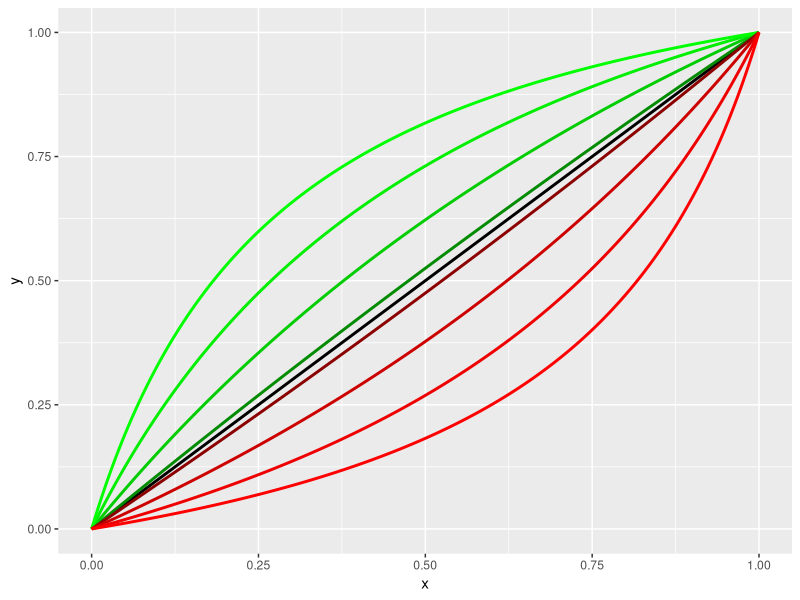
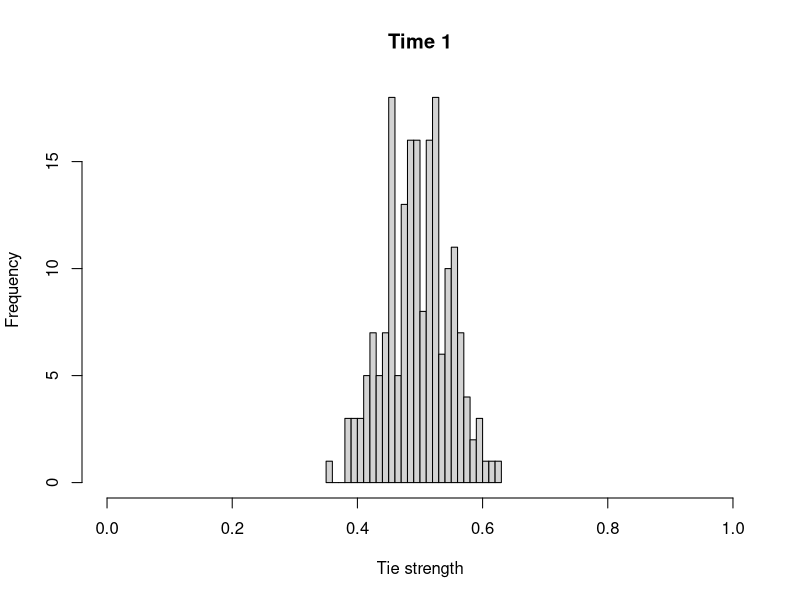
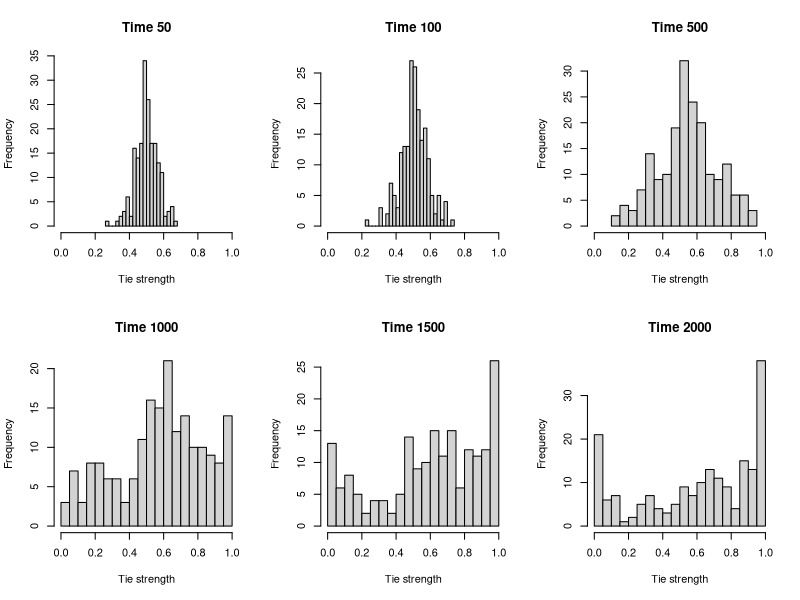
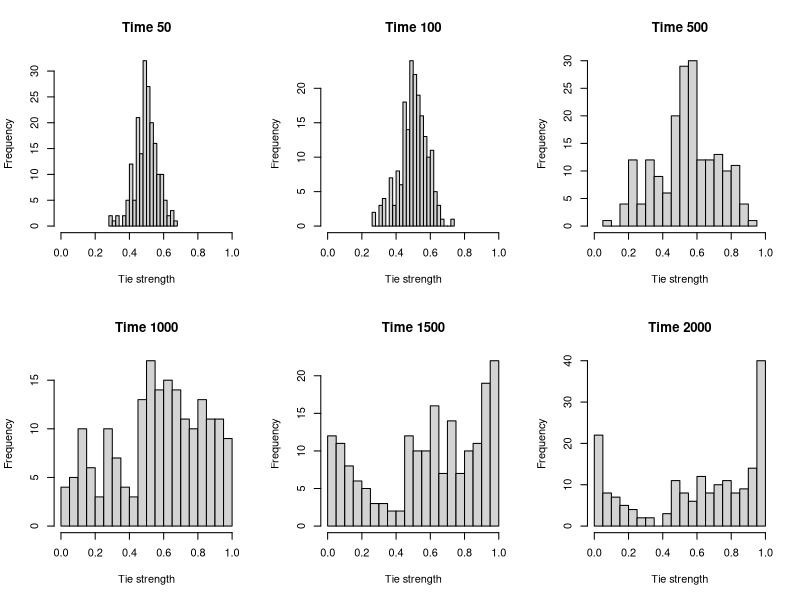
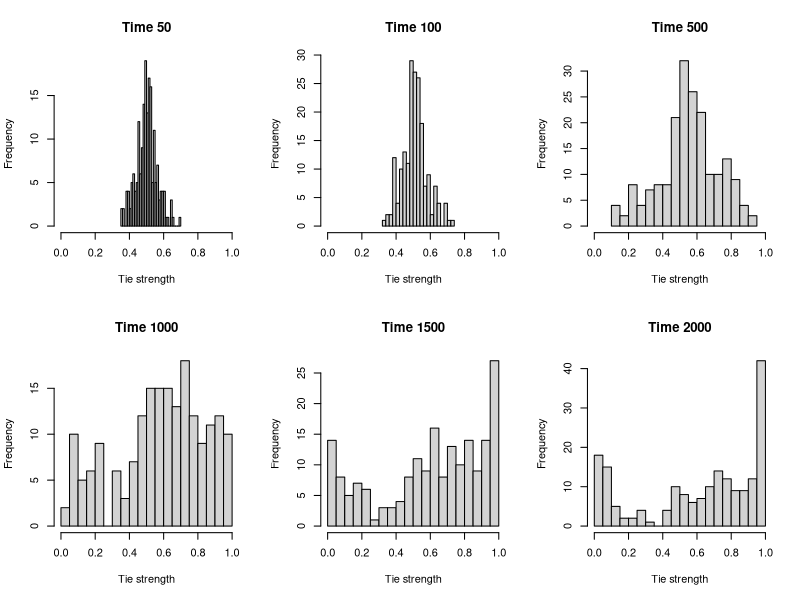
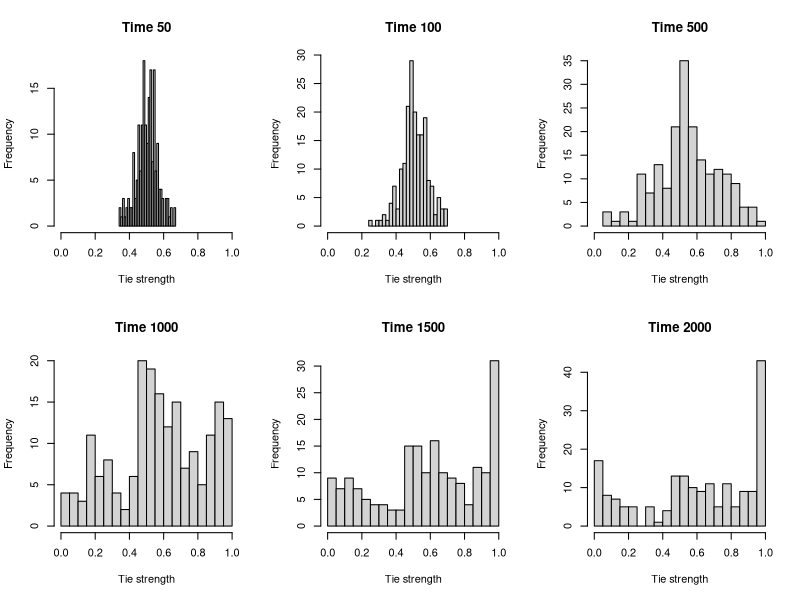
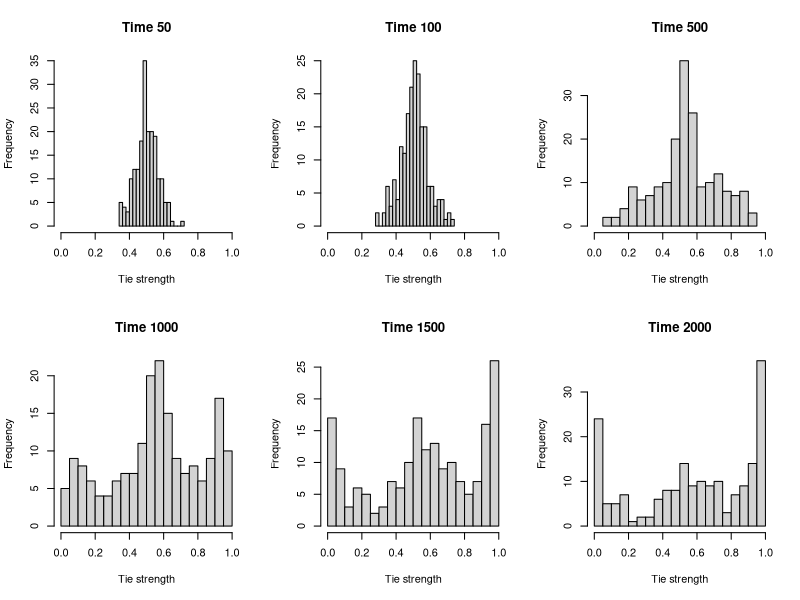
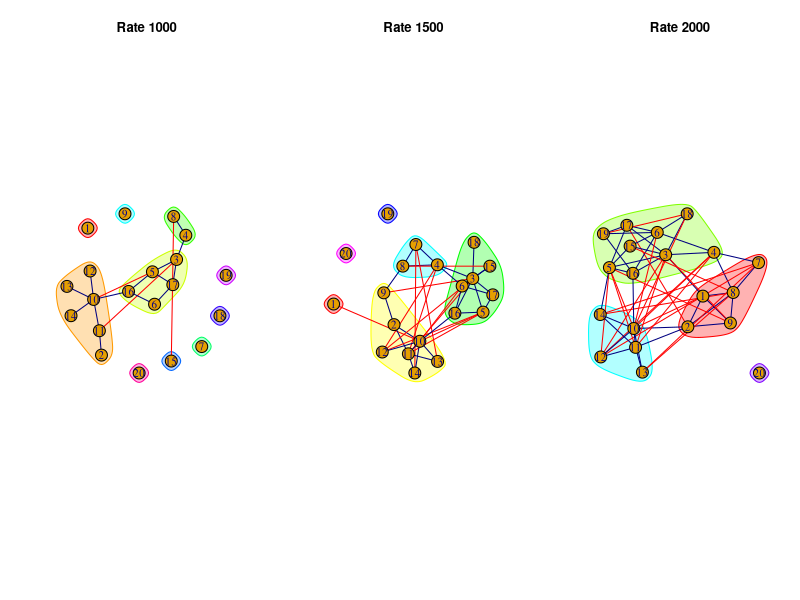

Source code (R) for these figures, in order:
########################################################################################################################
## GOSSIP IN HUNGARIAN FIRMS
## ABM
## R script written by Jose Luis Estevez (Linkoping University)
## Date: February 3rd 2020
########################################################################################################################

rm(list=ls())

# R PACKAGES REQUIRED
library(ggplot2);library(igraph)

########################################################################################################################

# gossip-based network evolution algorithm
ntw_evolution <- function(matrix,
                          reps=2000, # iterations
                          pos_gossip=.5, # proportion of positive gossip
                          n_targets=3, # number of potential targets
                          n_receivers=3, # number of potential receivers (echo)
                          force_sr=.1, # effect on the sender-receiver tie
                          force_st=.1, # effect on the sender-target tie
                          force_rt=.1){ # effect on the receiver-target tie
  obj <- vector('list',length=reps)
  obj[[1]] <- matrix
  # the gossip procedure
  for(i in 2:reps){
    obj[[i]] <- obj[[i-1]]
    # type of gossip sent: positive or negative (by default 50% each)
    type <- rbinom(1,1,pos_gossip) 
    # sender selection
    sender <- as.numeric(sample(rownames(obj[[i-1]]),1)) 
    if(type == 0){ # negative goosip 
      # target selection: the n_targets who are least liked by the sender 
      potential_targets <- order(obj[[i-1]][sender,-sender],decreasing=FALSE)[1:n_targets] 
      target <- as.numeric(sample(potential_targets,1))
      # receiver selection: the n_receivers who least like the target 
      potential_receivers <- order(obj[[i-1]][target,-c(sender,target)],decreasing=FALSE)[1:n_receivers] 
      receiver <- as.numeric(sample(potential_receivers,1))
      
      # SR: attraction force
      sr_effect <- 1/(1+exp(-(log(obj[[i]][sender,receiver]/(1-obj[[i]][sender,receiver]))+force_sr))) 
      obj[[i]][sender,receiver] <- obj[[i]][receiver,sender] <- sr_effect
      # ST: repulsion force
      st_effect <- 1/(1+exp(-(log(obj[[i]][sender,target]/(1-obj[[i]][sender,target]))-force_st))) 
      obj[[i]][sender,target] <- obj[[i]][target,sender] <- st_effect
      # RT: repulsion force
      rt_effect <- 1/(1+exp(-(log(obj[[i]][receiver,target]/(1-obj[[i]][receiver,target]))-force_rt))) 
      obj[[i]][receiver,target] <- obj[[i]][target,receiver] <- rt_effect
      
    }else{ # positive gossip 
      # target selection: the n_targets who are most liked by the sender 
      potential_targets <- order(obj[[i-1]][sender,-sender],decreasing=TRUE)[1:n_targets] 
      target <- as.numeric(sample(potential_targets,1))
      # receiver selection: the n_receivers who most like the target 
      potential_receivers <- order(obj[[i-1]][target,-c(sender,target)],decreasing=TRUE)[1:n_receivers] 
      receiver <- as.numeric(sample(potential_receivers,1))
      # SR: attraction force
      sr_effect <- 1/(1+exp(-(log(obj[[i]][sender,receiver]/(1-obj[[i]][sender,receiver]))+force_sr))) 
      obj[[i]][sender,receiver] <- obj[[i]][receiver,sender] <- sr_effect
      # ST: attraction force
      st_effect <- 1/(1+exp(-(log(obj[[i]][sender,target]/(1-obj[[i]][sender,target]))+force_st))) 
      obj[[i]][sender,target] <- obj[[i]][target,sender] <- st_effect
      # RT: attraction force
      rt_effect <- 1/(1+exp(-(log(obj[[i]][receiver,target]/(1-obj[[i]][receiver,target]))+force_rt))) 
      obj[[i]][receiver,target] <- obj[[i]][target,receiver] <- rt_effect
    }
  }
  return(obj)
}

# Function used (visual)
force_visual <- data.frame(x=seq(0,1,by=.001))
force_visual$y <- 1/(1+exp(-(log(force_visual$x/(1-force_visual$x)))))
force_visual$attraction_.1 <- 1/(1+exp(-(log(force_visual$x/(1-force_visual$x))+.1)))
force_visual$repulsion_.1 <- 1/(1+exp(-(log(force_visual$x/(1-force_visual$x))-.1)))
force_visual$attraction_.5 <- 1/(1+exp(-(log(force_visual$x/(1-force_visual$x))+.5)))
force_visual$repulsion_.5 <- 1/(1+exp(-(log(force_visual$x/(1-force_visual$x))-.5)))
force_visual$attraction_1 <- 1/(1+exp(-(log(force_visual$x/(1-force_visual$x))+1)))
force_visual$repulsion_1 <- 1/(1+exp(-(log(force_visual$x/(1-force_visual$x))-1)))
force_visual$attraction_1.5 <- 1/(1+exp(-(log(force_visual$x/(1-force_visual$x))+1.5)))
force_visual$repulsion_1.5 <- 1/(1+exp(-(log(force_visual$x/(1-force_visual$x))-1.5)))

ggplot(data=force_visual)+
  geom_line(aes(x,y),colour='black',size=1)+
  geom_line(aes(x,attraction_.1),colour='green4',size=1)+
  geom_line(aes(x,attraction_.5),colour='green3',size=1)+
  geom_line(aes(x,attraction_1),colour='green2',size=1)+
  geom_line(aes(x,attraction_1.5),colour='green1',size=1)+
  geom_line(aes(x,repulsion_.1),colour='red4',size=1)+
  geom_line(aes(x,repulsion_.5),colour='red3',size=1)+
  geom_line(aes(x,repulsion_1),colour='red2',size=1)+
  geom_line(aes(x,repulsion_1.5),colour='red1',size=1)

########################################################################################################################

# Initiation-matrix (rnorm with mean .5 and sd .05)
initiation_mtx <- matrix(data=NA,nrow=20,ncol=20)

set.seed(290691)
for(i in 1:nrow(initiation_mtx)){
  for(j in 1:ncol(initiation_mtx)){
    if(i > j){
      initiation_mtx[i,j] <- rnorm(1,0.5,.05)
    }
  }
}

initiation_mtx <- sna::symmetrize(initiation_mtx,'lower') # symmetrisation 
rownames(initiation_mtx) <- colnames(initiation_mtx) <- 1:nrow(initiation_mtx)
hist(initiation_mtx[lower.tri(initiation_mtx,diag=FALSE)],breaks=25,xlim=c(0,1),main="Time 1",xlab='Tie strength') 

# Network evolution (how many network evolutions: now set to 5)
mtx <- vector('list',length=5)
for(i in seq_along(mtx)){
  mtx[[i]] <- initiation_mtx
}

########################################################################################################################

# ABMs
set.seed(290691)
mtx_50posgos <- lapply(mtx,ntw_evolution,reps=2000,pos_gossip=0.5,n_targets=3,n_receivers=3,
                       force_sr=.1,force_st=.1,force_rt=.1)

########################################################################################################################

# Results (Keep only results at rates 50, 100, 500, 1000, 1500, 2000)
for(i in seq_along(mtx_50posgos)){
  mtx_50posgos[[i]] <- mtx_50posgos[[i]][c(50,100,500,1000,1500,2000)]
  names(mtx_50posgos[[i]]) <- c(50,100,500,1000,1500,2000)
}

# Visualistions (histograms)
visual_ntws <- hist_ties <- vector('list')

par(mfrow=c(2,3))
for(i in seq_along(mtx_50posgos)){
  for(j in seq_along(mtx_50posgos[[i]])){
    hist(mtx_50posgos[[i]][[j]][lower.tri((mtx_50posgos[[i]][[j]]),diag=FALSE)],
         breaks=25,xlim=c(0,1),
         main=paste('Time ',names(mtx_50posgos[[i]])[[j]],sep=''),xlab='Tie strength')
  }
}

# Visualistions (networks) (only at rates 1000, 1500, 2000)
par(mfrow=c(1,3))
for(i in seq_along(mtx_50posgos)){
  for(j in 4:6){
    x <- graph_from_adjacency_matrix(1*(mtx_50posgos[[i]][[j]] > .95),mode='undirected',diag=FALSE)
    layo <- layout_with_fr(x)
    groups <- cluster_edge_betweenness(x)
    
    
    y <- graph_from_adjacency_matrix(1*(mtx_50posgos[[i]][[j]] > .95) - 1*(mtx_50posgos[[i]][[j]] < .05),
                                     mode='undirected',weighted=TRUE,diag=FALSE)
    E(y)$color <- as.character(factor(E(y)$weight,levels=c(-1,1),labels=c('red','navyblue')))
    plot(y,layout=layo,mark.groups=groups,main=paste('Rate ',names(mtx_50posgos[[i]])[[j]],sep=''))
  }
}
